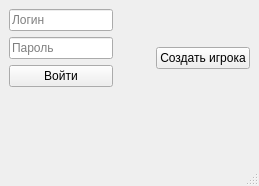
<?xml version="1.0" encoding="UTF-8"?>
<ui version="4.0">
 <class>MainWindow</class>
 <widget class="QMainWindow" name="MainWindow">
  <property name="geometry">
   <rect>
    <x>0</x>
    <y>0</y>
    <width>259</width>
    <height>186</height>
   </rect>
  </property>
  <property name="windowTitle">
   <string>Login</string>
  </property>
  <widget class="QWidget" name="centralwidget">
   <layout class="QGridLayout" name="gridLayout_2">
    <item row="0" column="0">
     <layout class="QGridLayout" name="gridLayout">
      <item row="2" column="0">
       <widget class="QPushButton" name="enter">
        <property name="text">
         <string>Войти</string>
        </property>
       </widget>
      </item>
      <item row="1" column="1">
       <spacer name="horizontalSpacer">
        <property name="orientation">
         <enum>Qt::Horizontal</enum>
        </property>
        <property name="sizeHint" stdset="0">
         <size>
          <width>40</width>
          <height>20</height>
         </size>
        </property>
       </spacer>
      </item>
      <item row="1" column="0">
       <widget class="QLineEdit" name="password">
        <property name="placeholderText">
         <string>Пароль</string>
        </property>
       </widget>
      </item>
      <item row="0" column="0">
       <widget class="QLineEdit" name="login">
        <property name="placeholderText">
         <string>Логин</string>
        </property>
       </widget>
      </item>
      <item row="3" column="0">
       <widget class="QLabel" name="res">
        <property name="text">
         <string/>
        </property>
       </widget>
      </item>
     </layout>
    </item>
    <item row="2" column="0">
     <spacer name="verticalSpacer">
      <property name="orientation">
       <enum>Qt::Vertical</enum>
      </property>
      <property name="sizeHint" stdset="0">
       <size>
        <width>20</width>
        <height>40</height>
       </size>
      </property>
     </spacer>
    </item>
    <item row="0" column="1">
     <widget class="QPushButton" name="createuser">
      <property name="text">
       <string>Создать игрока</string>
      </property>
     </widget>
    </item>
   </layout>
  </widget>
  <widget class="QMenuBar" name="menubar">
   <property name="geometry">
    <rect>
     <x>0</x>
     <y>0</y>
     <width>259</width>
     <height>21</height>
    </rect>
   </property>
  </widget>
  <widget class="QStatusBar" name="statusbar"/>
 </widget>
 <resources/>
 <connections/>
</ui>
